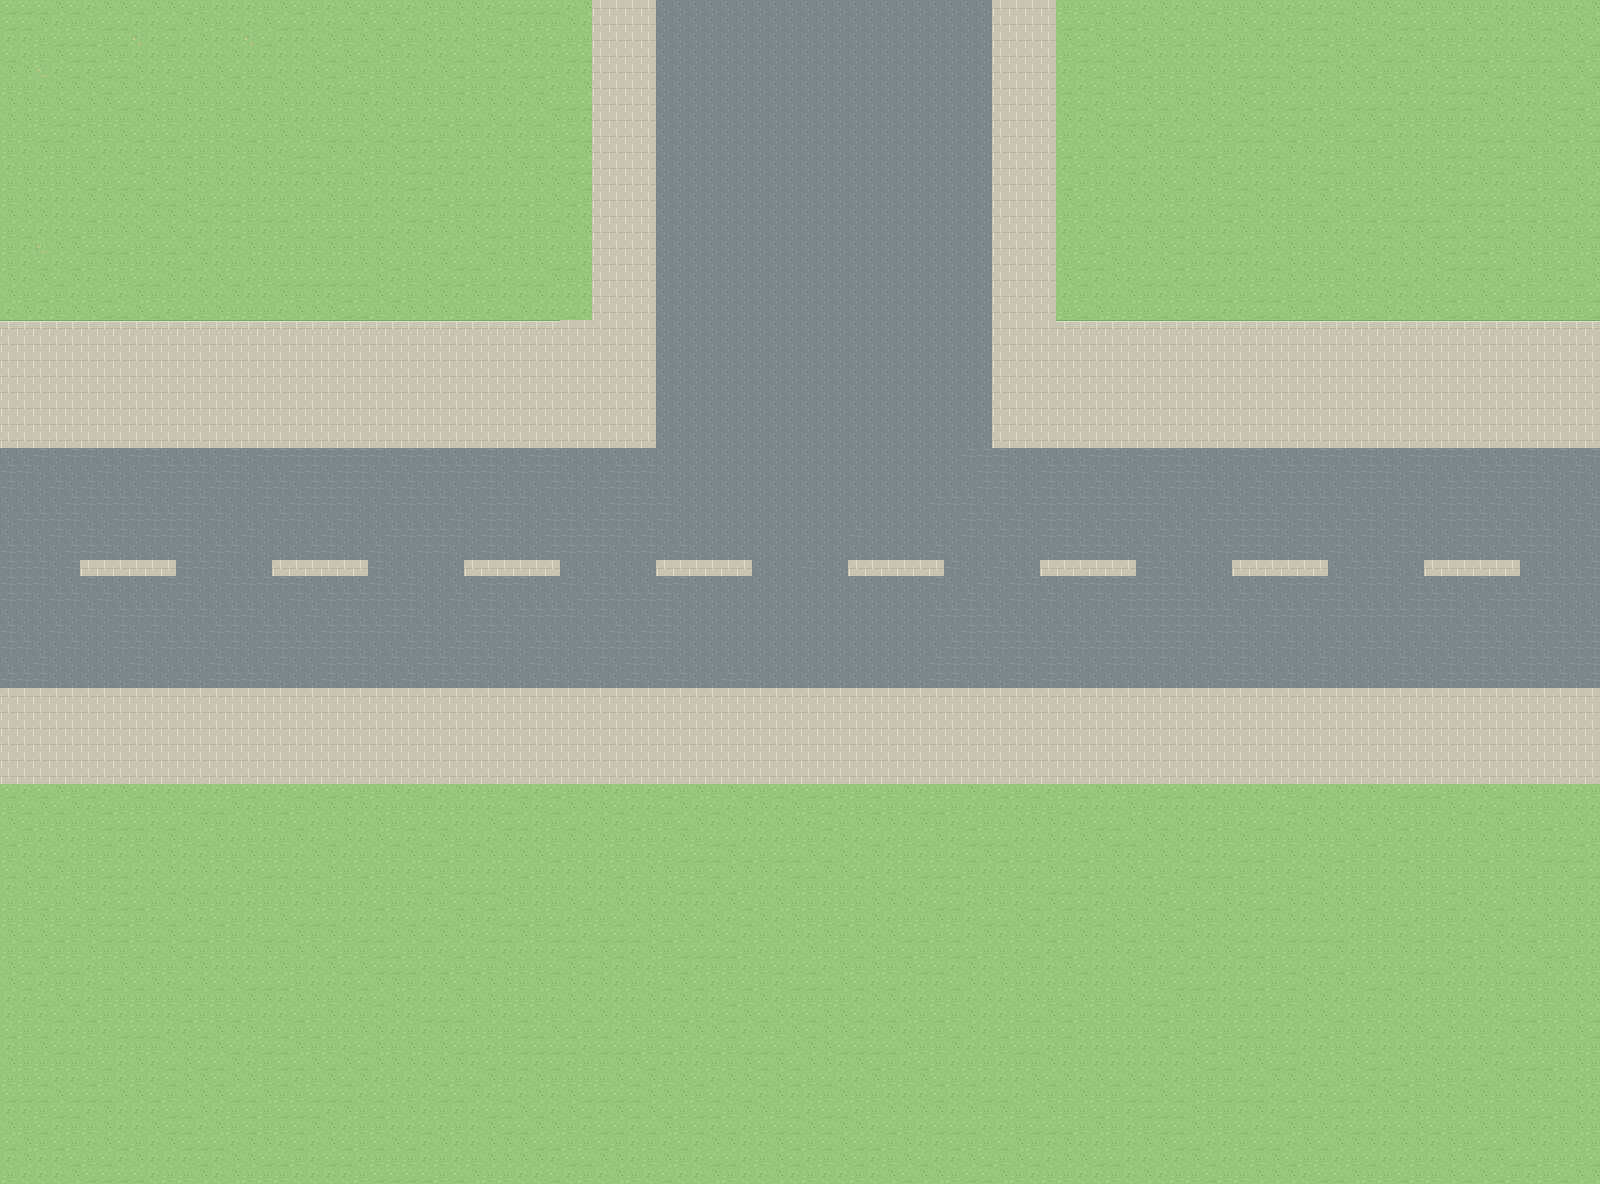

Below is a game level as drawn by its tile map, then a one-line description and the .tmx that defines it (tile-layer data replaced by summaries):
An orthogonal 100x74 tile map with 16x16 px tiles, 4 tile layers (Ground, Landscape, Roads, BuildingPads) and 2 objects (scene_portal, spawn).

<map version="1.10" tiledversion="1.12.2" orientation="orthogonal" renderorder="right-down" width="100" height="74" tilewidth="16" tileheight="16" infinite="0" backgroundcolor="#95c679" nextlayerid="8" nextobjectid="100">
 <properties>
  <property name="ground_only" type="bool" value="true" />
  <property name="origin_anchor" value="含弘门通道中心为世界(0,0)" />
  <property name="player_sprite_height" type="int" value="48" />
  <property name="player_sprite_width" type="int" value="48" />
  <property name="scene_id" value="01" />
  <property name="scene_name" value="门外衔接区" />
  <property name="scenery_collision_layer" value="not_added_yet" />
  <property name="tile_scale" type="int" value="16" />
  <property name="world_origin_x_px" type="int" value="-800" />
  <property name="world_origin_y_px" type="int" value="272" />
 </properties>
 <tileset firstgid="1" name="swu_terrain_16" tilewidth="16" tileheight="16" tilecount="320" columns="16">
  <image source="../assets/ground_tiles_16.png" width="256" height="320" />
 </tileset>
 <layer id="1" name="Ground" width="100" height="74">
  <data>[7400 cells, 7400 non-empty, 4 distinct tile ids]</data>
 </layer>
 <layer id="2" name="Landscape" width="100" height="74">
  <data>[7400 cells, 4 non-empty, 3 distinct tile ids]</data>
 </layer>
 <layer id="3" name="Roads" width="100" height="74">
  <data>[7400 cells, 3480 non-empty, 6 distinct tile ids]</data>
 </layer>
 <layer id="4" name="BuildingPads" width="100" height="74">
  <data>[7400 cells, 0 non-empty, 0 distinct tile ids]</data>
 </layer>
 <objectgroup color="#d9b768" id="5" name="BuildingSlots" />
 <objectgroup color="#4ca3d9" id="6" name="Portals">
  <object id="3" name="exit_north" type="scene_portal" x="656" y="0" width="336" height="64">
   <properties>
    <property name="direction" value="north" />
    <property name="enabled" type="bool" value="true" />
    <property name="spawn_x_px" type="int" value="800" />
    <property name="spawn_y_px" type="int" value="1056" />
    <property name="target_portal" value="exit_south" />
    <property name="target_scene" value="00" />
    <property name="trigger" value="cross_map_edge" />
   </properties>
  </object>
 </objectgroup>
 <objectgroup color="#74b877" id="7" name="Spawn">
  <object id="4" name="player_start" type="spawn" x="800" y="224">
   <properties>
    <property name="feet_position" type="bool" value="true" />
    <property name="sprite_height" type="int" value="48" />
    <property name="sprite_width" type="int" value="48" />
   </properties>
  </object>
 </objectgroup>
</map>
